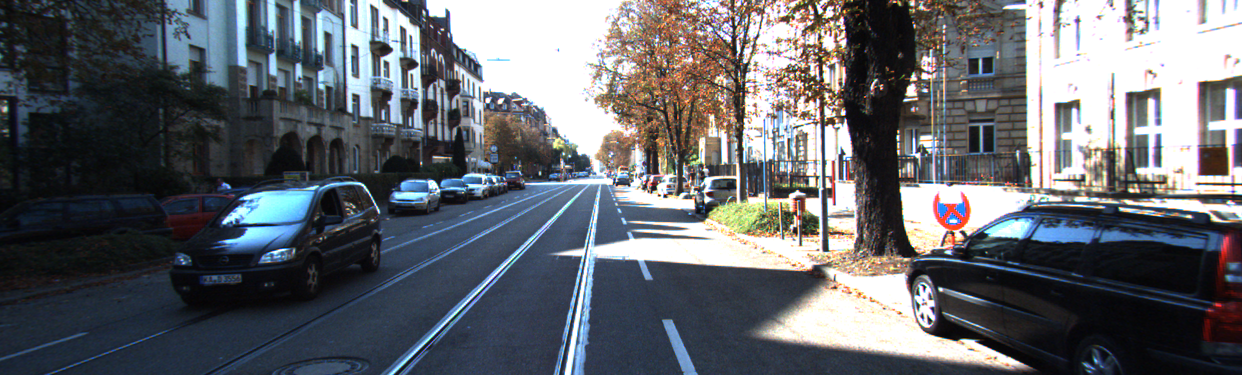
//> input picture data/carR.png, 1242 x 375 px
$ ./3D_reconstruction   (built with g++ and OpenCV 4)
//> lines starting //> are read from the running program, lines starting //| are printed output that depends on the picture
#include <stdio.h>
#include <string>
#include <opencv2/opencv.hpp>
#include "opencv2/xfeatures2d.hpp"

using namespace std;
using namespace cv;

void displayImage(string window_name, cv::Mat image) {
    namedWindow(window_name, WINDOW_AUTOSIZE );
    imshow(window_name, image);
}

cv::Vec3d triangulatePoint(const cv::Mat &p1, const cv::Mat &p2, const cv::Vec2d &u1, const cv::Vec2d &u2) {

  // system of equations assuming image=[u,v] and X=[x,y,z,1]
  // from u(p3.X)= p1.X and v(p3.X)=p2.X
  cv::Matx43d A(u1(0)*p1.at<double>(2, 0) - p1.at<double>(0, 0),
  u1(0)*p1.at<double>(2, 1) - p1.at<double>(0, 1),
  u1(0)*p1.at<double>(2, 2) - p1.at<double>(0, 2),
  u1(1)*p1.at<double>(2, 0) - p1.at<double>(1, 0),
  u1(1)*p1.at<double>(2, 1) - p1.at<double>(1, 1),
  u1(1)*p1.at<double>(2, 2) - p1.at<double>(1, 2),
  u2(0)*p2.at<double>(2, 0) - p2.at<double>(0, 0),
  u2(0)*p2.at<double>(2, 1) - p2.at<double>(0, 1),
  u2(0)*p2.at<double>(2, 2) - p2.at<double>(0, 2),
  u2(1)*p2.at<double>(2, 0) - p2.at<double>(1, 0),
  u2(1)*p2.at<double>(2, 1) - p2.at<double>(1, 1),
  u2(1)*p2.at<double>(2, 2) - p2.at<double>(1, 2));

  cv::Matx41d B(p1.at<double>(0, 3) - u1(0)*p1.at<double>(2,3),
                p1.at<double>(1, 3) - u1(1)*p1.at<double>(2,3),
                p2.at<double>(0, 3) - u2(0)*p2.at<double>(2,3),
                p2.at<double>(1, 3) - u2(1)*p2.at<double>(2,3));

  // X contains the 3D coordinate of the reconstructed point
  cv::Vec3d X;
  // solve AX=B
  cv::solve(A, B, X, cv::DECOMP_SVD);
  return X;
}

// triangulate a vector of image points
void iterativeLineartriangulation(const cv::Mat &p1, const cv::Mat &p2, const std::vector<cv::Vec2d> &pts1,
                 const std::vector<cv::Vec2d> &pts2, std::vector<cv::Vec3d> &pts3D) {

  for (int i = 0; i < pts1.size(); i++) {

    pts3D.push_back(triangulatePoint(p1, p2, pts1[i], pts2[i]));
  }
}

int main(int argc, char** argv ) {

    cv::Mat img_r, img_l;
    img_r = cv::imread("../data/carR.png",cv::IMREAD_GRAYSCALE);
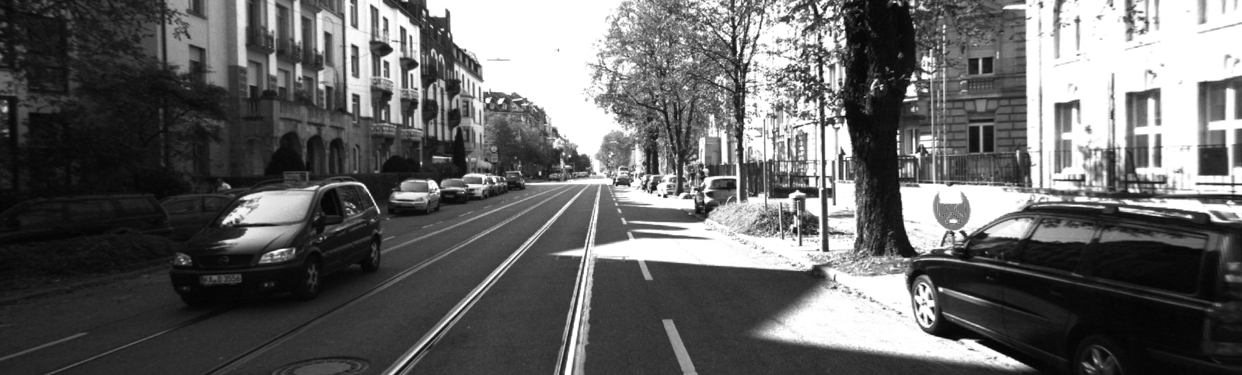
//> img_r: 375 rows x 1242 cols, CV_8UC1; min 3, max 255, mean 101.3
    img_l = cv::imread("../data/carL.png",cv::IMREAD_GRAYSCALE);
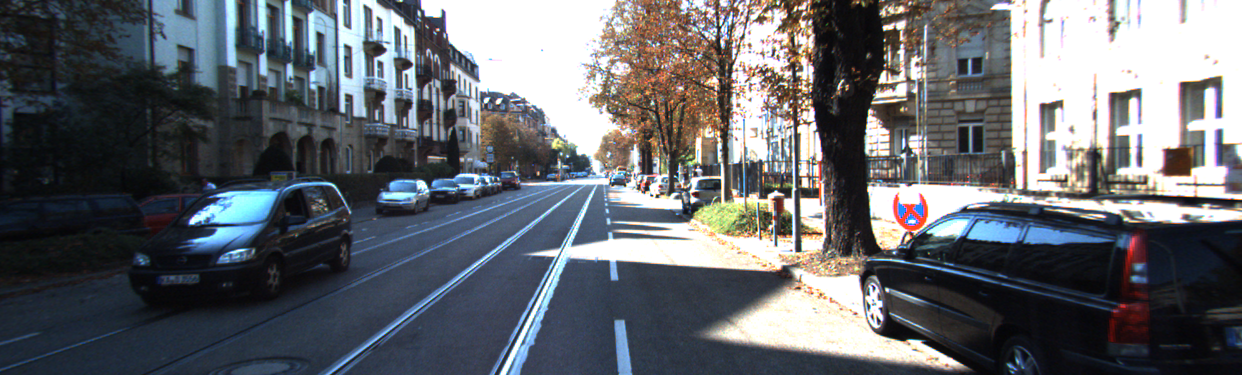
//> input picture data/carL.png, 1242 x 375 px
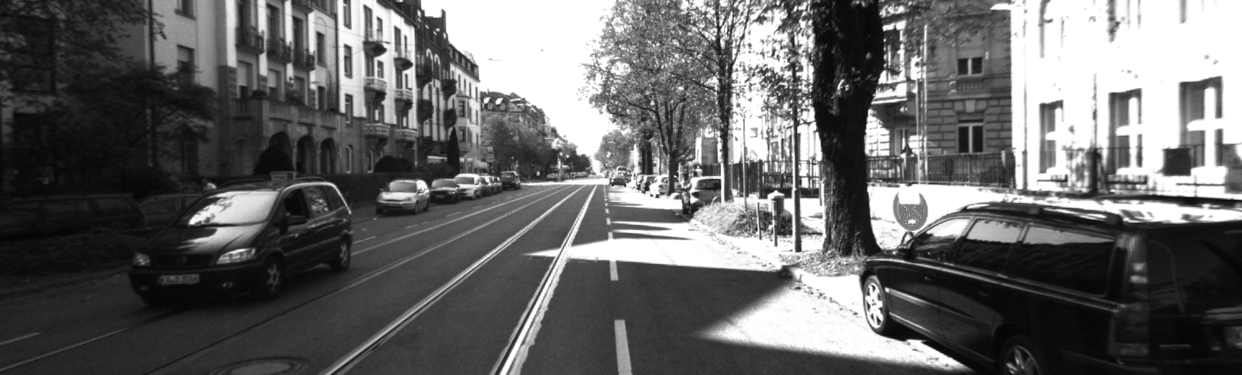
//> img_l: 375 rows x 1242 cols, CV_8UC1; min 4, max 255, mean 102.5

    // Define keypoints vector
    std::vector<cv::KeyPoint> keypoints1, keypoints2;

    // Define feature detector
    cv::Ptr<cv::Feature2D> ptrFeature2D = cv::xfeatures2d::SIFT::create(74);

    // Keypoint detection
    ptrFeature2D->detect(img_r,keypoints1);
//> keypoints1 = 75 keypoints; strongest (x, y, size): (940, 289, 3), (665, 196, 2.5), (707, 199, 4.2), (500, 101, 3.6)
    ptrFeature2D->detect(img_l,keypoints2);
//> keypoints2 = 74 keypoints; strongest (x, y, size): (1179, 161, 20.2), (693, 200, 4.2), (657, 196, 2.4), (885, 28, 4.1)

    // Extract the descriptor
    cv::Mat descriptors1;
    cv::Mat descriptors2;

    ptrFeature2D->compute(img_r,keypoints1,descriptors1);
    ptrFeature2D->compute(img_l,keypoints2,descriptors2);

    // Construction of the matcher
    cv::BFMatcher matcher(cv::NORM_L2);

    // Match the two image descriptors
    std::vector<cv::DMatch> outputMatches;
    matcher.match(descriptors1,descriptors2, outputMatches);
//> outputMatches = 75 matches

    cv::Mat matchImage;
    cv::namedWindow("Matched Image");
    cv::drawMatches(img_r, keypoints1, img_l, keypoints2, outputMatches, matchImage, Scalar::all(-1), Scalar::all(-1), vector<char>(), DrawMatchesFlags::NOT_DRAW_SINGLE_POINTS);
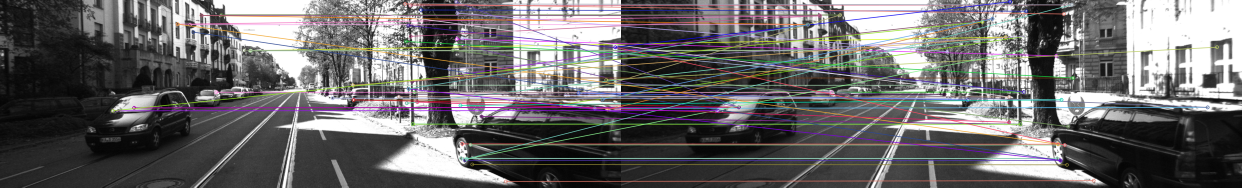
//> matchImage: 375 rows x 2484 cols, CV_8UC3 (shown at 1/2 size); mean B, G, R 104.8, 103.9, 105.8
    cv::imwrite("../output/matches.jpg", matchImage);

    // Convert keypoints into Point2f
    std::vector<cv::Point2f> points1, points2;
    for (std::vector<cv::DMatch>::const_iterator it=
        outputMatches.begin(); it!= outputMatches.end(); ++it) {

        // Get the position of left keypoints
        points1.push_back(keypoints1[it->queryIdx].pt);
        // Get the position of right keypoints
        points2.push_back(keypoints2[it->trainIdx].pt);
    }
//> this loop made 75 passes
//> after the loop, points1 = 75 Points (x, y), first 12: [379.9, 48.92], [962.6, 232.5], [962.6, 232.5], [813.1, 206], [813.1, 206], [820, 10.92], [500.3, 101], [500.3, 101], [500.3, 101], [1121.2, 209], [825.4, 247.7], [825.4, 247.7]; points2 = 75 Points (x, y), first 12: [373.4, 48.73], [798.2, 248], [798.2, 248], [768.9, 73.85], [768.9, 73.85], [900.8, 9.24], [768.9, 73.85], [486.2, 100.1], [498.4, 101.1], [807.4, 72.33], [798.2, 248], [798.2, 248]

	// For stereo images data with know intrensic matrix
    cv::Matx33d cameraMatrix(9.842439e+02, 0.000000e+00, 6.900000e+02,
                             0.000000e+00, 9.808141e+02, 2.331966e+02,
                             0.000000e+00, 0.000000e+00, 1.000000e+00);

	// For stereo images with know distortion coefficients
    double distCoeffsVals[5] = {-3.728755e-01,2.037299e-01,2.219027e-03, 1.383707e-03, -7.233722e-02};
    cv::Mat distCoeffs = cv::Mat(1,5,CV_64F, distCoeffsVals);

    // Find the essential between image 1 and image 2
    double focal = 9.842439e+02;
    cv::Mat inliers;
    cv::Mat essential = cv::findEssentialMat(points1, points2, cameraMatrix,
                        cv::RANSAC, 0.9, 1.0, inliers);
//> inliers = 75 values, max 1 at index 7, min 0 at index 0, mean 0.333; essential = [[0.00112, 0.103, 0.0257], [-0.0694, -0.00103, 0.703], [-0.0248, -0.699, 0.000287]]

    cout<<"Essential: " << essential<<endl;
//| Essential: [0.001121158702898013, 0.1032614701919247, 0.02569657905157204;
//|  -0.06939589548595715, -0.001032221150292887, 0.7032271957594645;
//|  -0.02477690566680333, -0.6990823810304866, 0.0002871128940739658]

    // recover relative camera pose from essential matrix
    cv::Mat rotation, translation;
    cv::recoverPose(essential, points1, points2, cameraMatrix, rotation, translation, inliers);
//> rotation = [[0.999, 0.00118, -0.0483], [-0.00111, 1, 0.00136], [0.0483, -0.0013, 0.999]]; translation = [0.989, -0.0362, 0.146]; inliers = 75 values, max 1 at index 7, min 0 at index 0, mean 0.2
    cout<<"Rotation: " << rotation << endl;
//| Rotation: [0.9988312788452408, 0.001179277910120513, -0.04831858549245592;
//|  -0.00111497198671659, 0.9999984566009615, 0.001357804538080467;
//|  0.04832011214649551, -0.001302343773931585, 0.9988310521118398]
    cout<<"Translation: " << translation << endl;
//| Translation: [0.988610638828059;
//|  -0.036184398667891;
//|  0.1460811216037862]

    // compose projection matrix from R,T
    cv::Mat projection2(3, 4, CV_64F); // the 3x4 projection matrix
    rotation.copyTo(projection2(cv::Rect(0, 0, 3, 3)));
//> projection2 = [[0.999, 0.00118, -0.0483, 0], [-0.00111, 1, 0.00136, 0], [0.0483, -0.0013, 0.999, 0]]
    translation.copyTo(projection2.colRange(3, 4));
//> projection2 = [[0.999, 0.00118, -0.0483, 0.989], [-0.00111, 1, 0.00136, -0.0362], [0.0483, -0.0013, 0.999, 0.146]]

    // compose generic projection matrix
    cv::Mat projection1(3, 4, CV_64F, 0.); // the 3x4 projection matrix
    cv::Mat diag(cv::Mat::eye(3, 3, CV_64F));
    diag.copyTo(projection1(cv::Rect(0, 0, 3, 3)));

    // to contain the inliers
    std::vector<cv::Vec2d> inlierPts1;
    std::vector<cv::Vec2d> inlierPts2;

    // create inliers input point vector for triangulation
    for (int i = 0; i < inliers.rows; i++) {
        if (inliers.at<uchar>(i)) {
            inlierPts1.push_back(cv::Vec2d(points1[i].x, points1[i].y));
            inlierPts2.push_back(cv::Vec2d(points2[i].x, points2[i].y));
        }
    }

    // undistort and normalize the image points
    std::vector<cv::Vec2d> points1u;
    cv::undistortPoints(inlierPts1, points1u, cameraMatrix, distCoeffs);
//> points1u = 15 items, first 12: [-0.197, -0.138], [-0.197, -0.138], [0.138, 0.0148], [0.138, 0.0148], [-0.0255, -0.038], [0.0173, -0.0344], [-0.0255, -0.038], [-0.211, -0.139], [-0.27, -0.0518], [-0.037, -0.0465], [0.0156, -0.0646], [0.237, -0.0812]
    std::vector<cv::Vec2d> points2u;
    cv::undistortPoints(inlierPts2, points2u, cameraMatrix, distCoeffs);
//> points2u = 15 items, first 12: [-0.212, -0.139], [-0.199, -0.138], [0.11, 0.0152], [0.11, 0.0152], [-0.0334, -0.0378], [0.00311, -0.0342], [-0.0334, -0.0378], [-0.212, -0.139], [-0.282, -0.0515], [-0.0442, -0.0459], [0.00861, -0.0645], [0.221, -0.0809]

    // Triangulation
    std::vector<cv::Vec3d> points3D;
    iterativeLineartriangulation(projection1, projection2, points1u, points2u, points3D);
//> the loop in iterativeLineartriangulation, `for (int i = 0; i < pts1.size(); i++)` made 15 passes
//> (B in triangulatePoint, X in triangulatePoint) on passes 1 to 12: ([0, 0, 1.02, -0.0158], [-5.68, -3.99, 28.8]), ([0, 0, 1.02, -0.016], [-4.15, -2.9, 21.05]), ([0, 0, 0.972, -0.0384], [6.42, 0.688, 46.39]), ([0, 0, 0.972, -0.0384], [6.42, 0.688, 46.39]), ([0, 0, 0.993, -0.0307], [-0.626, -0.932, 24.57]), ([0, 0, 0.988, -0.0312], [0.5, -0.995, 28.9]), ([0, 0, 0.993, -0.0307], [-0.626, -0.932, 24.57]), ([0, 0, 1.02, -0.0158], [-4.4, -2.9, 20.89]), ([0, 0, 1.03, -0.0287], [-6.94, -1.33, 25.72]), ([0, 0, 0.995, -0.0295], [-0.892, -1.11, 24.1]), ([0, 0, 0.987, -0.0268], [0.373, -1.54, 23.86]), ([0, 0, 0.956, -0.0244], [6.41, -2.21, 27.09])
//> points3D = 15 items, first 12: [-5.68, -3.99, 28.8], [-4.15, -2.9, 21.05], [6.42, 0.69, 46.39], [6.42, 0.69, 46.39], [-0.63, -0.93, 24.57], [0.5, -1, 28.9], [-0.63, -0.93, 24.57], [-4.4, -2.9, 20.89], [-6.94, -1.33, 25.72], [-0.89, -1.11, 24.1], [0.37, -1.54, 23.86], [6.41, -2.21, 27.09]

    cout<< "3D points :"<< points3D.size()<<endl;
//| 3D points :15

//> (the run ends here: the program needs code that is not available in this run, at `viz::Viz3d window;`)
